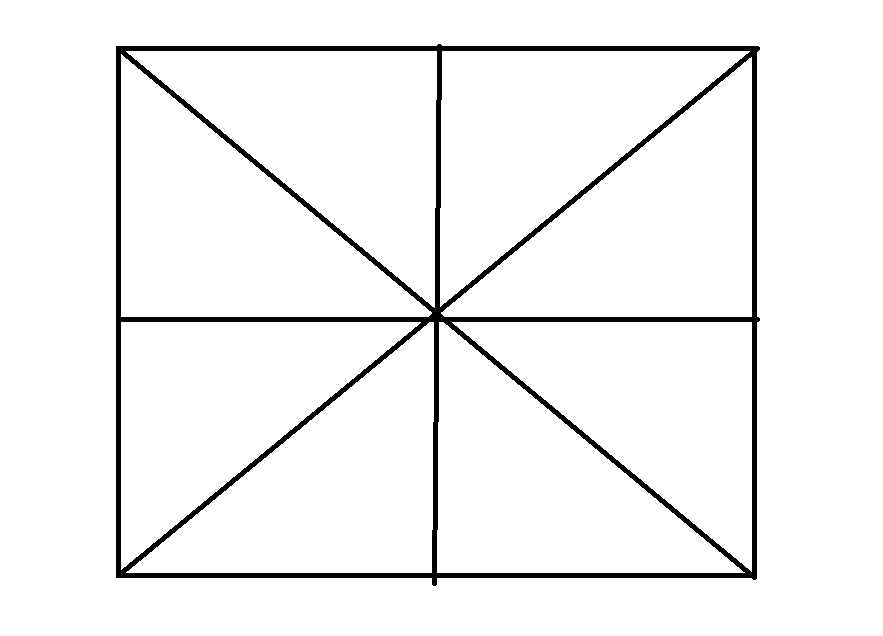
#> input picture samplesH/lines.png, 883 x 636 px, found by its file name
$ python p_know_lineP.py
#> lines starting #> are read from the running program, lines starting #| are printed output that depends on the picture; after the words box and inside, x2 and y2 are one past the last pixel; in counts of white or black regions, pixels touching at a corner belong together
# programmingKnowlege  hough transformations LINE probablistic
import numpy as np
import cv2 as cv

#img = cv.imread('samples/sudoku.png')
img = cv.imread('samplesH/lines.png')
#> img is the input picture: shape (636, 883, 3); 95.5% white; 1 black region, box (x1, y1, x2, y2) and area: (116, 44, 760, 586) 25415
gray = cv.cvtColor(img, cv.COLOR_BGR2GRAY)
edges = cv.Canny(gray, 50, 150, apertureSize=3)
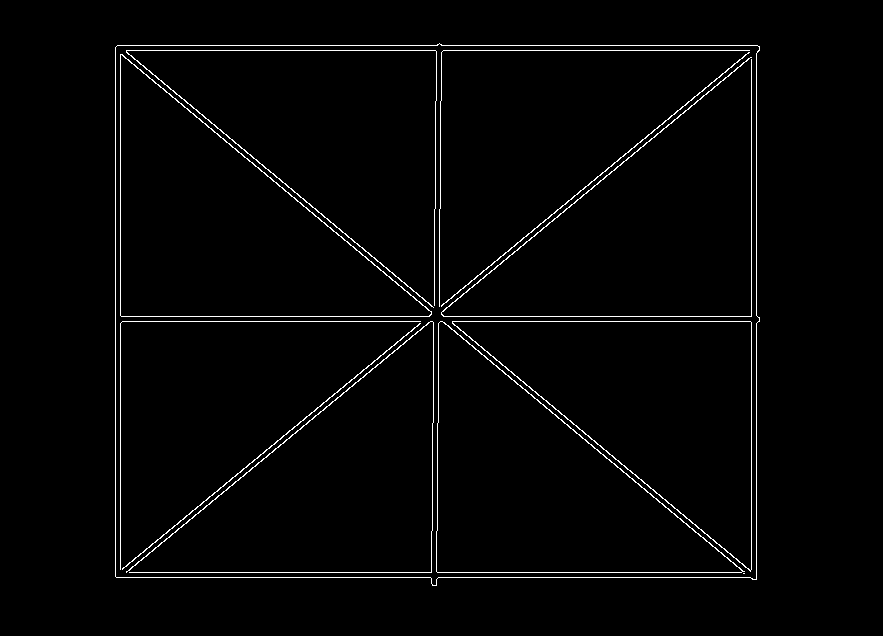
#> edges: shape (636, 883); 1.9% white in thin lines or dots, all inside (x1, y1, x2, y2) = (115, 43, 760, 586)
cv.imshow('edges', edges)

lines = cv.HoughLinesP(edges, 1, np.pi / 180, 100, minLineLength=100, maxLineGap=10)
#> lines = 29 rows, first 6: [116, 577, 756, 577], [115, 50, 759, 50], [115, 572, 741, 572], [115, 321, 759, 321], [115, 576, 115, 47], [443, 316, 757, 316]

for line in lines:
    x1, y1, x2, y2 = line[0]
    cv.line(img, (x1, y1), (x2, y2), (0, 0, 255), 2)
#> this loop made 29 passes
#> (x1, y1, x2, y2) on passes 1 to 12: (116, 577, 756, 577), (115, 50, 759, 50), (115, 572, 741, 572), (115, 321, 759, 321), (115, 576, 115, 47), (443, 316, 757, 316), (756, 579, 756, 45), (117, 45, 757, 45), (751, 578, 751, 57), (120, 569, 120, 54), (321, 213, 632, 473), (186, 515, 343, 387)
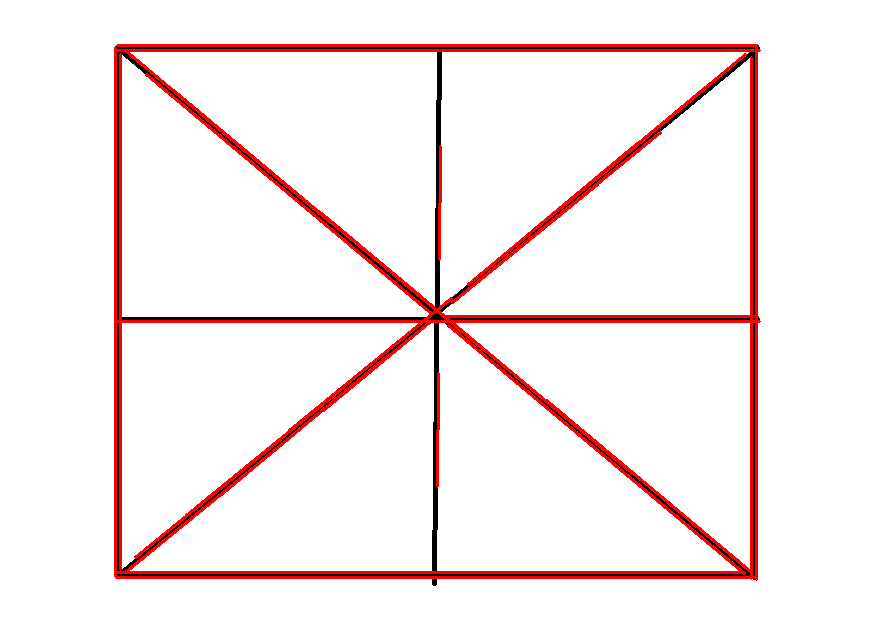
#> img: shape (636, 883, 3); 4.94% of pixels changed, all inside (x1, y1, x2, y2) = (114, 44, 761, 581)

cv.imshow('output', img)
cv.waitKey(0)
cv.destroyAllWindows()

$ run again, with samplesH/circle1.png copied over samplesH/lines.png
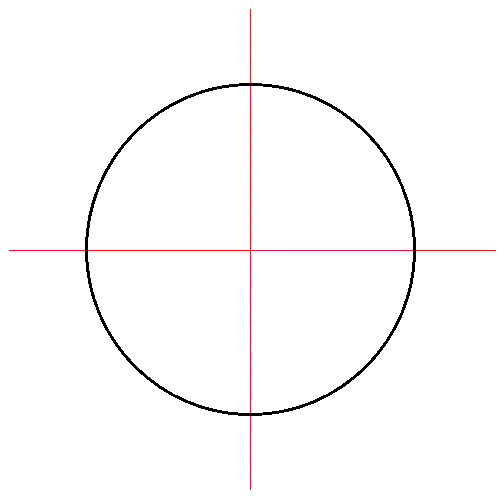
#> input picture samplesH/circle1.png, 500 x 500 px, found by its file name
#> img is the input picture: shape (500, 500, 3); mean B, G, R 251, 250.9, 251.7
#> `edges = cv.Canny(gray, 50, 150, apertureSize=3)`:
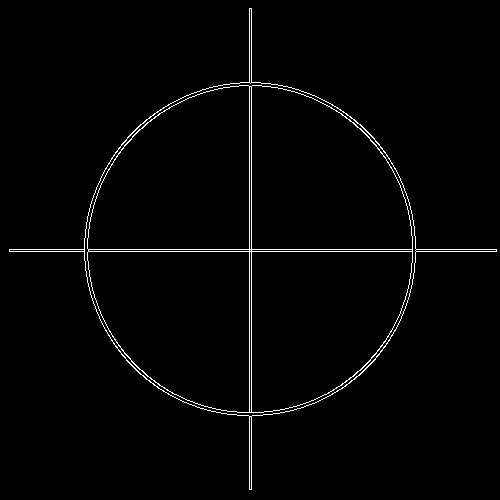
#> edges: shape (500, 500); 1.6% white in thin lines or dots
#> lines = [[9, 251, 496, 251], [249, 489, 249, 8], [251, 489, 251, 8], [9, 249, 496, 249]]
#> the loop `for line in lines:` made 4 passes
#> after the loop `for line in lines:`:
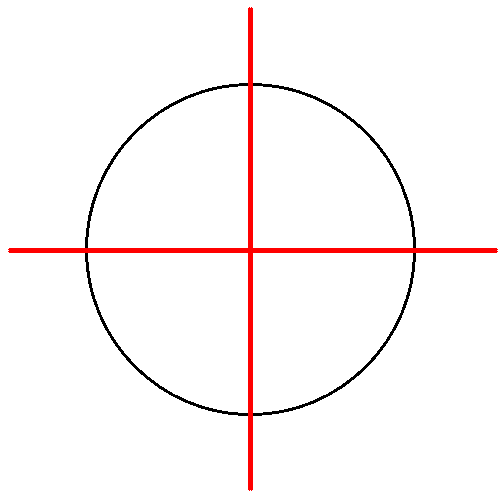
#> img: shape (500, 500, 3); 1.88% of pixels changed, all inside (x1, y1, x2, y2) = (8, 7, 498, 491)
